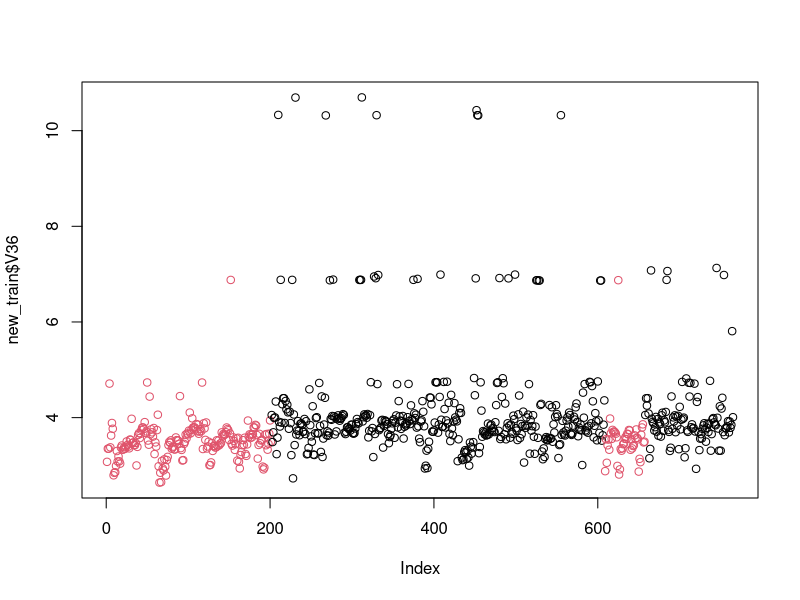
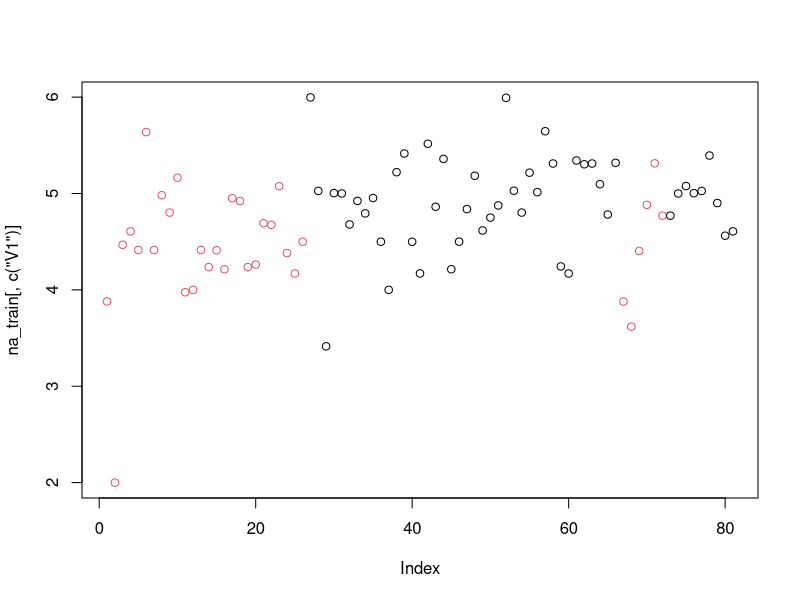
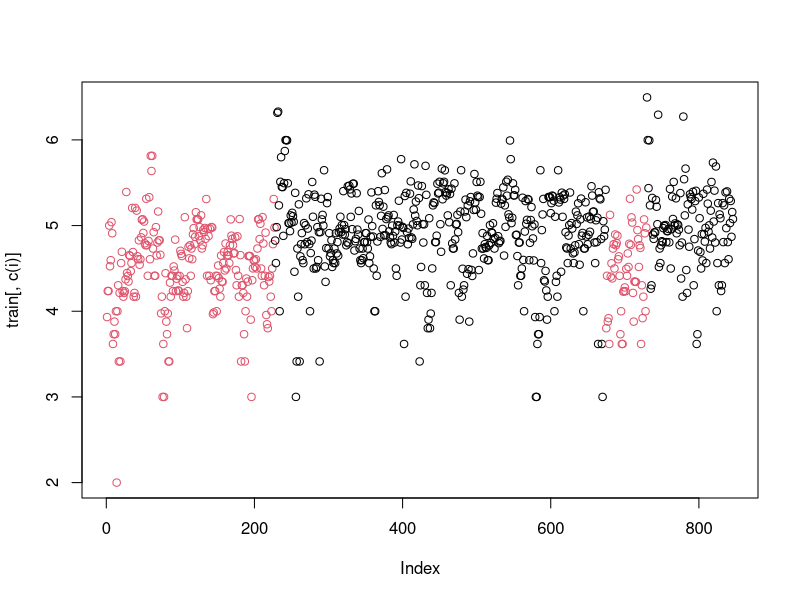
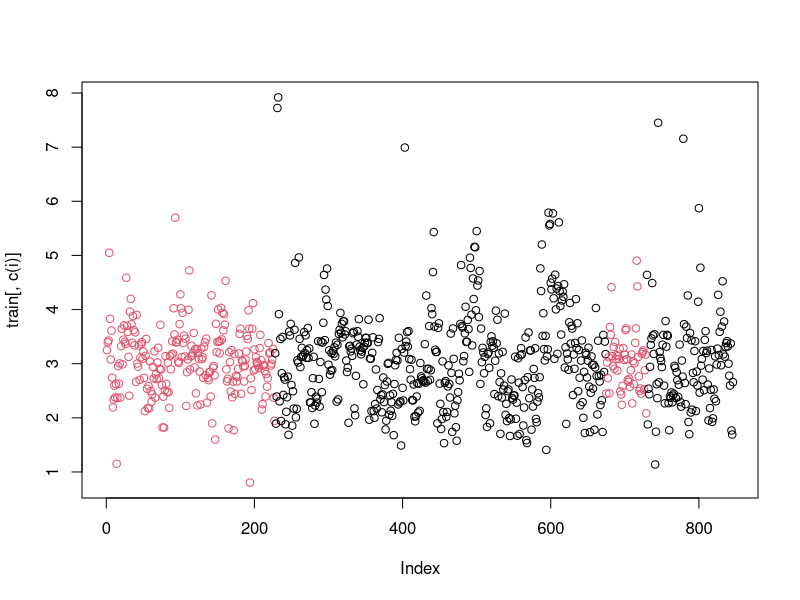
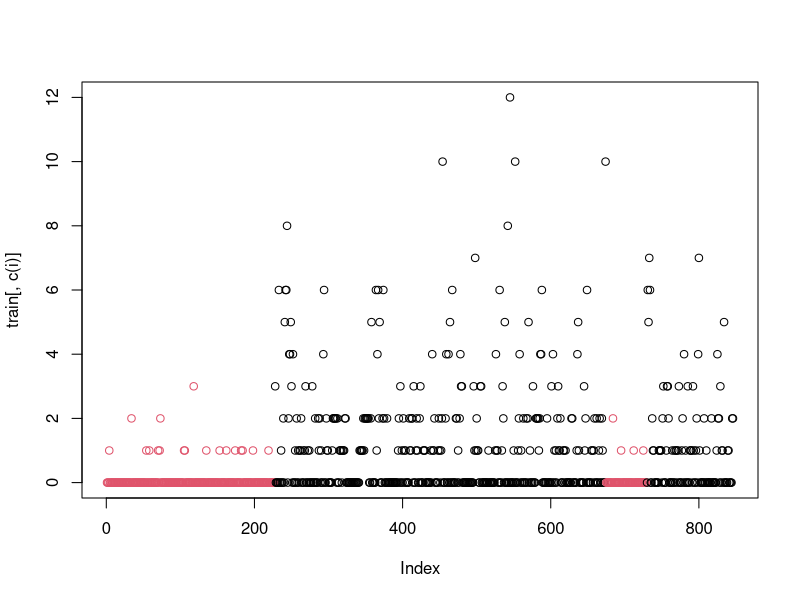
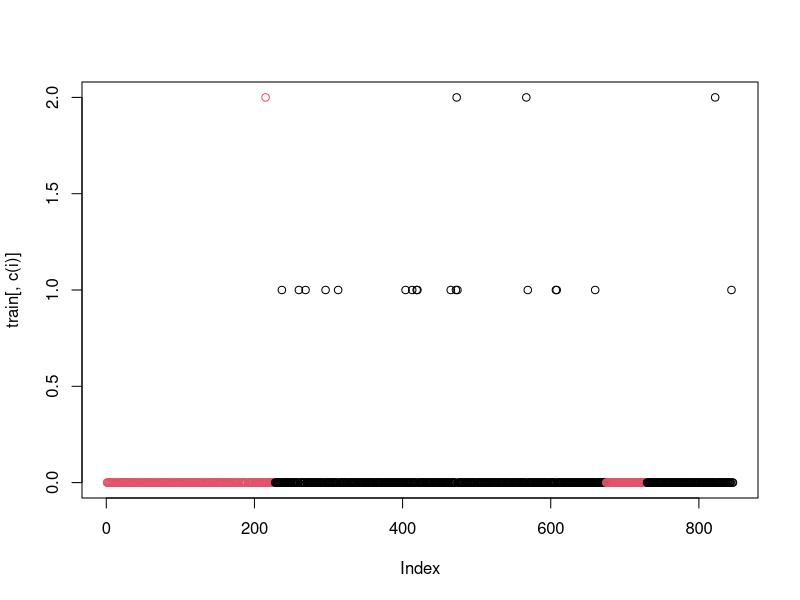
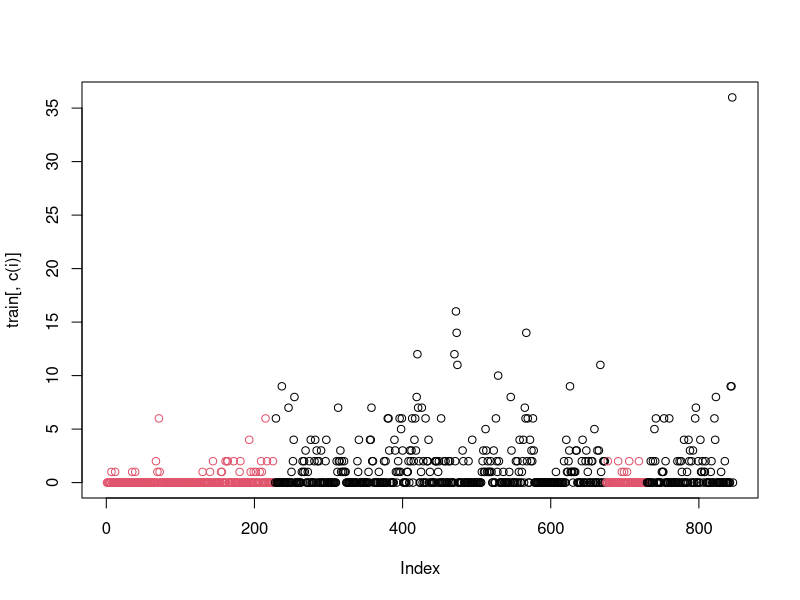
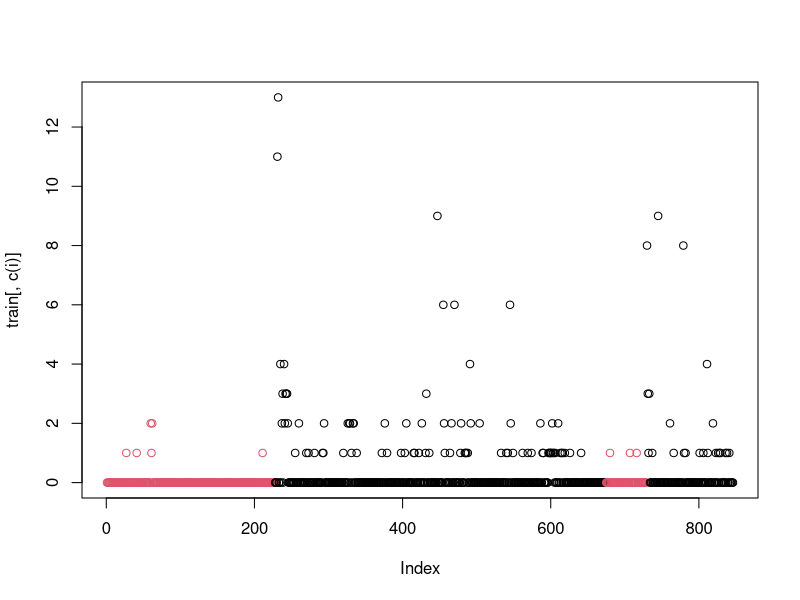

Write the R code that produced these figures, in order. (Note: this script raises an error after producing the figures.)
library(ggplot2)
library(dplyr)
install.packages("scatterplot3d") # Install
library("scatterplot3d") # load

train <- read.table(file="train.csv", sep=",", header= TRUE)

summary(train)

sum(train$Class == 2)/ (sum(train$Class == 1) + sum(train$Class == 2))

train[train=='NA'] <- NA
new_train <- train[!rowSums(is.na(train)) > 0, ]
new_train

plot(new_train$V36, col=new_train$Class)
na_train <- train[rowSums(is.na(train)) > 0, ]
plot(na_train[, c("V1")], col=na_train$Class)

sum(new_train$Class == 2)
sum(new_train$Class == 1)



for (i in colnames(train)) {
    
    name <- paste(i, ".png", sep="")
    print(name)
    png(filename=name)
    plot(train[, c(i)], col=train$Class)
    dev.off()

}
train

png(filename="V23.png")
plot(train[train$V23 < 100, c("V23")], col=train$Class)
dev.off()

t <- train[train$V23 < 100, ]

png(filename="boxplot_on_t.png")
boxplot(t[t$Class ==1, ])
dev.off()

n_train <- new_train
for (i in 1:41) {
    n_train[, i] <- new_train[, i] / max(new_train[, i])
}

head(n_train)
col <- c("red", "blue")
col <- col[as.numeric(n_train$Class)]
